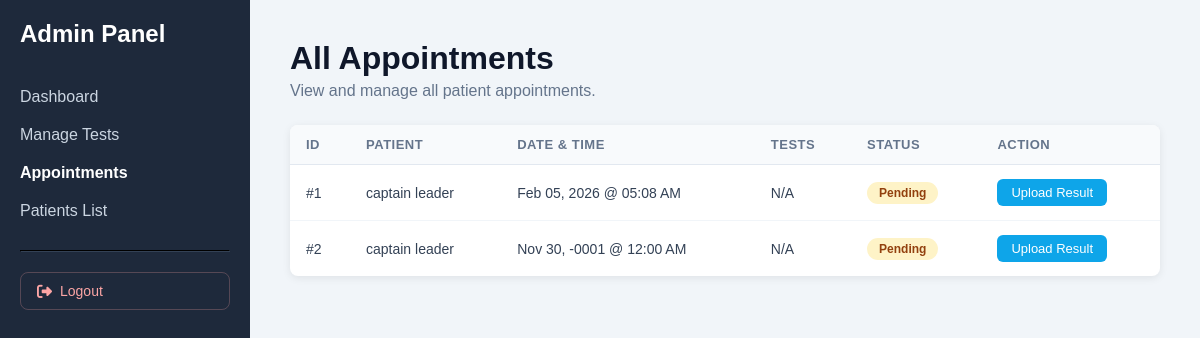
The page /admin/appointments.php (signed in) on the database as committed earlier.
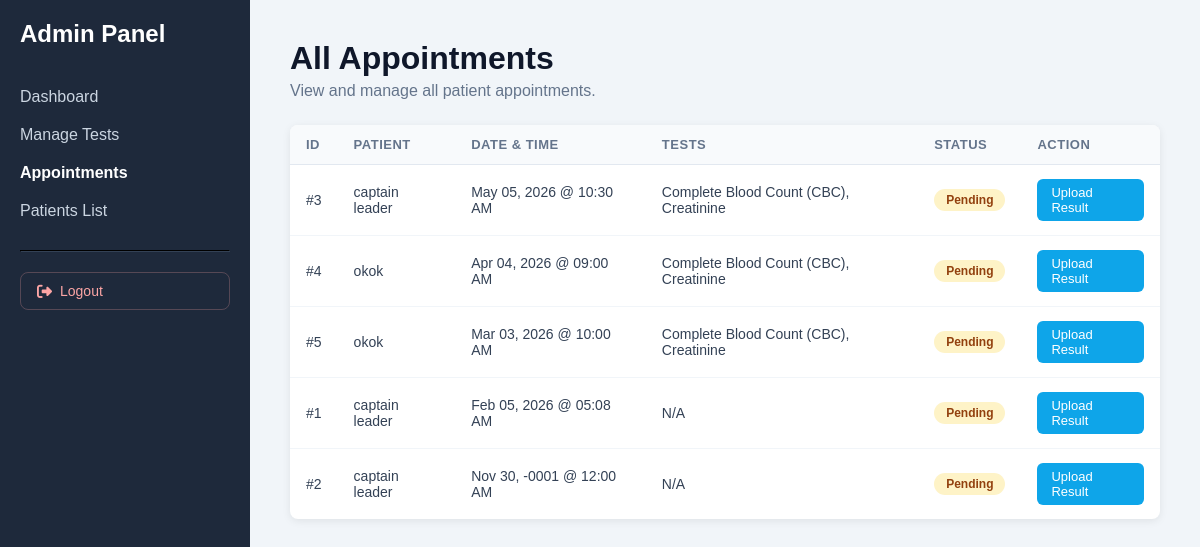
The same page on the database as committed later.
### tables this page shows
CREATE TABLE `appointments` (
  `appointment_id` int(11) NOT NULL,
  `user_id` int(11) NOT NULL,
  `appointment_date` datetime NOT NULL,
  `status` enum('Pending','Confirmed','Completed','Cancelled') DEFAULT 'Pending',
  `coupon_code` varchar(20) DEFAULT NULL,
  `discount_amount` decimal(10,2) DEFAULT 0.00,
  `total_amount` decimal(10,2) DEFAULT 0.00,
  `created_at` timestamp NOT NULL DEFAULT current_timestamp()
);

CREATE TABLE `users` (
  `user_id` int(11) NOT NULL,
  `full_name` varchar(100) NOT NULL,
  `email` varchar(100) NOT NULL,
  `password` varchar(255) NOT NULL,
  `phone` varchar(20) DEFAULT NULL,
  `address` text DEFAULT NULL,
  `created_at` timestamp NOT NULL DEFAULT current_timestamp()
);

### admin/appointments.php (the view, shortened to what this page needs)
<?php
require_once '../config/init.php';
$sql = "SELECT a.appointment_id, a.appointment_date, a.status, u.full_name,
        GROUP_CONCAT(t.test_name SEPARATOR ', ') AS test_names
        FROM appointments a
        JOIN users u ON a.user_id = u.user_id
        LEFT JOIN appointment_tests apt ON a.appointment_id = apt.appointment_id
        LEFT JOIN tests t ON apt.test_id = t.test_id
        GROUP BY a.appointment_id ORDER BY a.appointment_date DESC";
$all_appointments = $conn->query($sql);
?>
<!DOCTYPE html>
<html lang="en">
<head>
    <link rel="stylesheet" href="../assets/css/style.css">
    <link rel="stylesheet" href="https://cdnjs.cloudflare.com/ajax/libs/font-awesome/6.5.0/css/all.min.css">
</head>
<body>
<div class="admin-layout">
    <div class="sidebar">
        <h2 style="margin-bottom: 30px;">Admin Panel</h2>
        <a href="index.php">Dashboard</a>
        <a href="manage_tests.php">Manage Tests</a>
        <a href="appointments.php" class="active">Appointments</a>
        <a href="users.php">Patients List</a>
        <hr style="border-color: #334155; margin: 20px 0;">
        <a href="../logout.php" class="sidebar-logout"><i class="fa-solid fa-right-from-bracket"></i> Logout</a>
    </div>
    <div class="content">
        <h1>All Appointments</h1>
        <p>View and manage all patient appointments.</p>
        <?php if ($all_appointments && $all_appointments->num_rows > 0): ?>
            <table class="appointments-table">
                <thead>
                    <tr>
                        <th>ID</th>
                        <th>Patient</th>
                        <th>Date &amp; Time</th>
                        <th>Tests</th>
                        <th>Status</th>
                        <th>Action</th>
                    </tr>
                </thead>
                <tbody>
                    <?php while($row = $all_appointments->fetch_assoc()): ?>
                    <tr>
                        <td>#<?php echo $row['appointment_id']; ?></td>
                        <td><?php echo htmlspecialchars($row['full_name']); ?></td>
                        <td><?php echo date('M d, Y @ h:i A', strtotime($row['appointment_date'])); ?></td>
                        <td><?php echo htmlspecialchars($row['test_names'] ?? 'N/A'); ?></td>
                        <td>
                            <span class="status-badge status-<?php echo strtolower($row['status']); ?>">
                                <?php echo htmlspecialchars($row['status']); ?>
                            </span>
                        </td>
                        <td>
                            <a href="upload_form.php?id=<?php echo $row['appointment_id']; ?>" class="btn-upload">Upload Result</a>
                        </td>
                    </tr>
                    <?php endwhile; ?>
                </tbody>
            </table>
        <?php else: ?>
            <div class="empty-state">
                <p>No appointments found.</p>
            </div>
        <?php endif; ?>
    </div>
</div>
</body>
</html>

### assets/css/style.css (style rules this page uses)
* { margin: 0; padding: 0; box-sizing: border-box; font-family: Arial, sans-serif; }
body { background: #f7fbff; color: #1a1a1a; }
.appointments-table { width: 100%; border-collapse: collapse; background: white; border-radius: 8px; overflow: hidden; box-shadow: 0 2px 8px rgba(0,0,0,0.08); }
.appointments-table thead { background: #f8fafc; }
.appointments-table th { padding: 12px 16px; text-align: left; font-size: 13px; color: #64748b; font-weight: 600; text-transform: uppercase; letter-spacing: 0.5px; border-bottom: 1px solid #e2e8f0; }
.appointments-table td { padding: 14px 16px; font-size: 14px; color: #334155; border-bottom: 1px solid #f1f5f9; }
.appointments-table tr:last-child td { border-bottom: none; }
.status-badge { display: inline-block; padding: 4px 12px; border-radius: 12px; font-size: 12px; font-weight: 600; }
.status-pending { background: #fef3c7; color: #92400e; }
.admin-layout { display: flex; min-height: 100vh; }
.sidebar { width: 250px; background: #1e293b; color: white; padding: 20px; }
.sidebar a { display: block; color: #cbd5e1; padding: 10px 0; text-decoration: none; }
.sidebar a.active { color: white; font-weight: 600; }
.sidebar-logout { display: flex !important; align-items: center; gap: 8px; color: #fca5a5 !important; padding: 10px 16px !important; border-radius: 8px; border: 1px solid rgba(252, 165, 165, 0.25); transition: all 0.2s ease; margin-top: 8px; font-size: 14px; }
.sidebar-logout i { font-size: 15px; }
.content { flex: 1; padding: 40px; background: #f1f5f9; overflow-x: auto; }
.content h1 { margin-bottom: 5px; color: #0f172a; }
.content > p { color: #64748b; margin-bottom: 25px; }
.btn-upload { display: inline-block; padding: 6px 14px; background: #0ea5e9; color: white; border-radius: 6px; text-decoration: none; font-size: 13px; font-weight: 500; transition: background 0.2s; border: none; cursor: pointer; }

Rows that differ between the two databases and show on the page:
added appointments: appointment_id "3", user.full_name "captain leader", appointment_date "May 05, 2026 @ 10:30 AM", test_names "Complete Blood Count (CBC), Creatinine", status "Pending"
added appointments: appointment_id "4", user.full_name "okok", appointment_date "Apr 04, 2026 @ 09:00 AM", test_names "Complete Blood Count (CBC), Creatinine", status "Pending"
added appointments: appointment_id "5", user.full_name "okok", appointment_date "Mar 03, 2026 @ 10:00 AM", test_names "Complete Blood Count (CBC), Creatinine", status "Pending"
